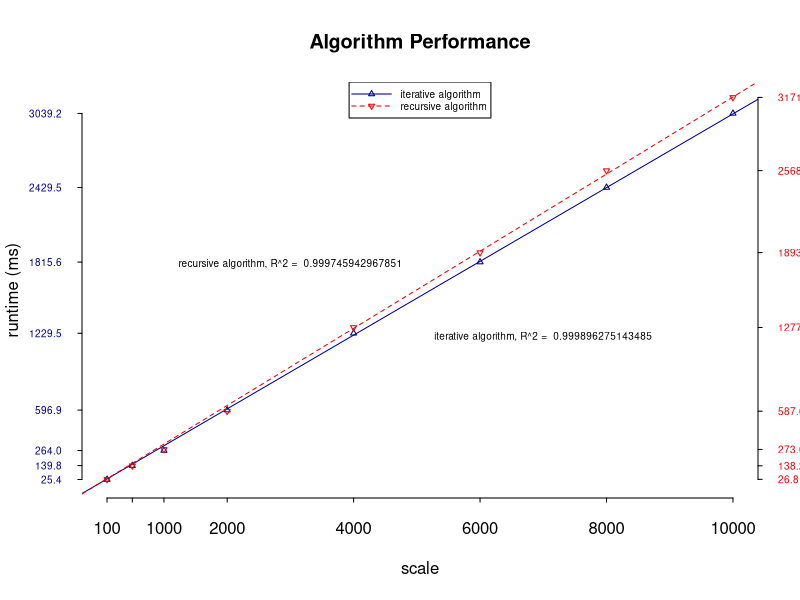

Write R code to recreate this figure.
## ---- chunk 1
run.time <- read.csv('project1_runtime.csv', header = T);
run.time[c(1, 2:5)]; run.time[c(1, 6:9)];
## ---- chunk 2
par(mar = c(5, 4, 4, 2) + 0.1);
with(run.time, {
    plot(iter.time ~ scale, type = 'n', ann = F, axes = F,
         ylim = c(0, max(c(iter.time, recr.time)))); # set ploting frame
    lines(iter.time ~ scale, type = 'p', pch = 2, cex = 0.6, col = 'blue4');
    i.lm.fit <- lm(iter.time ~ scale - 1);
    abline(i.lm.fit, col = 'blue4', lty = 1);
        # plot data for iterative algorithm
    lines(recr.time ~ scale, type = 'p', pch = 6, cex = 0.6, col = 'red2');
    r.lm.fit <- lm(recr.time ~ scale - 1);
    abline(r.lm.fit, col = 'red2', lty = 2);
        # plot data for recursive algorithm
    axis(side = 1, at = run.time$scale, 
         las = 1, cex.axis = 1, tck = -0.01);
    axis(side = 2, at = round(run.time$iter.time,1),
         las = 2, col.axis = 'blue4', cex.axis = 0.6, tck = -0.01);
    axis(side = 4, at = round(run.time$recr.time,1),
         las = 2, col.axis = 'red2', cex.axis = 0.6, tck = -0.01);
    legend('top', legend = c('iterative algorithm', 'recursive algorithm'),
           pch = c(2, 6), lty = c(1, 2), col = c('blue4', 'red2'),cex = 0.6, seg.len = 4.4);
    text(c(7000, 3000), c(1200, 1800),
         c(paste('iterative algorithm, R^2 = ', summary(i.lm.fit)$r.squared),
           paste('recursive algorithm, R^2 = ', summary(r.lm.fit)$r.squared)),
         cex = 0.6);
    title(main = 'Algorithm Performance', xlab = 'scale', ylab = 'runtime (ms)');
})
